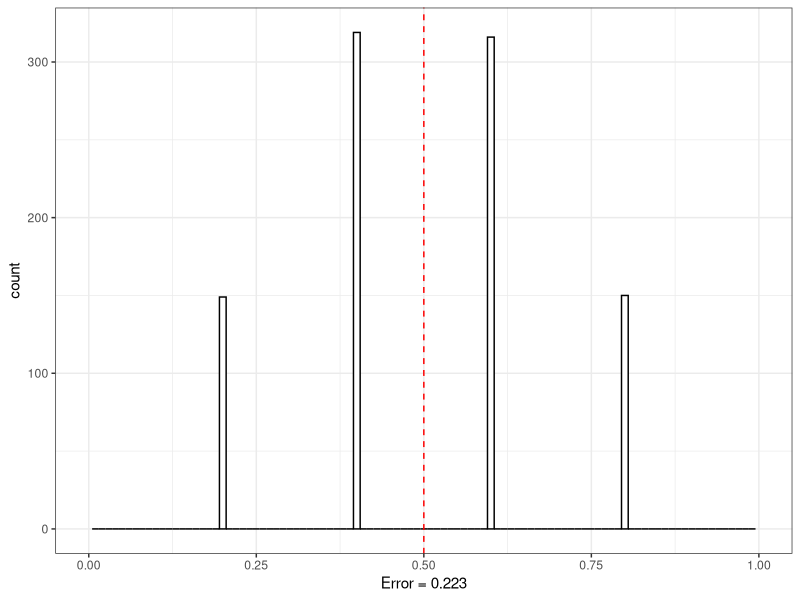

R code for this plot:
## ---- chunk 1
knitr::opts_chunk$set(echo = FALSE, message = FALSE, warning = FALSE, error = FALSE)

library(ggplot2)
library(dplyr)
library(tidyr)
library(tibble)

## ---- chunk 2

true_prob <- 0.5 # Истинная вероятность

print(true_prob)
## ---- chunk 3

n_patients_1 <- 5 # Количество добровольцев 

my_group <- rbinom(n_patients_1, 1, true_prob) # Результаты добровольцев
print(my_group)

sample_prob_1 <- sum(my_group)/length(my_group)
print(sample_prob_1)

## ---- chunk 4

n_patients <- 5 # Количество добровольцев 

n_repeats <- 1000 # Количество повторений эксперимента

df_all_repeats <- data.frame(
  n_exp = rep(1:n_repeats, each = n_patients),
  ID = rep(1:n_patients, n_repeats),
  success = rbinom(n_repeats*n_patients, 1, true_prob)
)

## ---- chunk 5

df_sample_prob <- df_all_repeats %>% 
  group_by(n_exp) %>% 
  dplyr::summarise(sample_prob = sum(success)/length(success)) %>% 
  ungroup()

# Назовем "ошибкой оценки вероятности" дисперсию выборочных вероятностей
prob_error <- sqrt(mean((df_sample_prob$sample_prob - true_prob)^2) )

# Посмотрим, как это выглядит на графике

ggplot(df_sample_prob, aes(x = sample_prob)) +
  geom_histogram(color = 'black', fill = 'white', binwidth = 0.01) +
  geom_vline(xintercept = true_prob, linetype = "dashed", colour = "red") +
  xlab(paste("Error =",round(prob_error,3))) + xlim(0,1) +
  theme_bw()
## ---- chunk 6

# Соберем все из двух предыдущих чанков в одну функцию

generate_prob_error <- function(n_patients, true_prob) {
  n_repeats = 1000
  
  df_all_repeats <- data.frame(
    n_exp = rep(1:n_repeats, each = n_patients),
    ID = rep(1:n_patients, n_repeats),
    success = rbinom(n_repeats*n_patients, 1, true_prob))

  df_sample_prob <- df_all_repeats %>% 
  group_by(n_exp) %>% 
  dplyr::summarise(sample_prob = sum(success)/length(success)) %>% 
  ungroup()

  prob_error <- sqrt(mean((df_sample_prob$sample_prob - true_prob)^2) )

  return(prob_error)
}


patients <- c(3,5,10,15,20,30,50,75,100,200,500,1000) # Объемы выборок
probs <- seq(0.1,0.9,0.1) # набор истинных вероятностей

# Сгенерируем одну большую табличку

prob_errors <- crossing(patients, probs) %>% 
  rowwise() %>%
  mutate(errors = generate_prob_error(patients, probs)) %>%
  ungroup

prob_errors_wide <- prob_errors %>% pivot_wider(names_from = probs, values_from = errors)

# Вообще, хорошо было бы еще нарисовать графичков, но уже нет сил, извините. 
# Словесное описание найденных закономерностей см. в общем файле с решением ДЗ.
